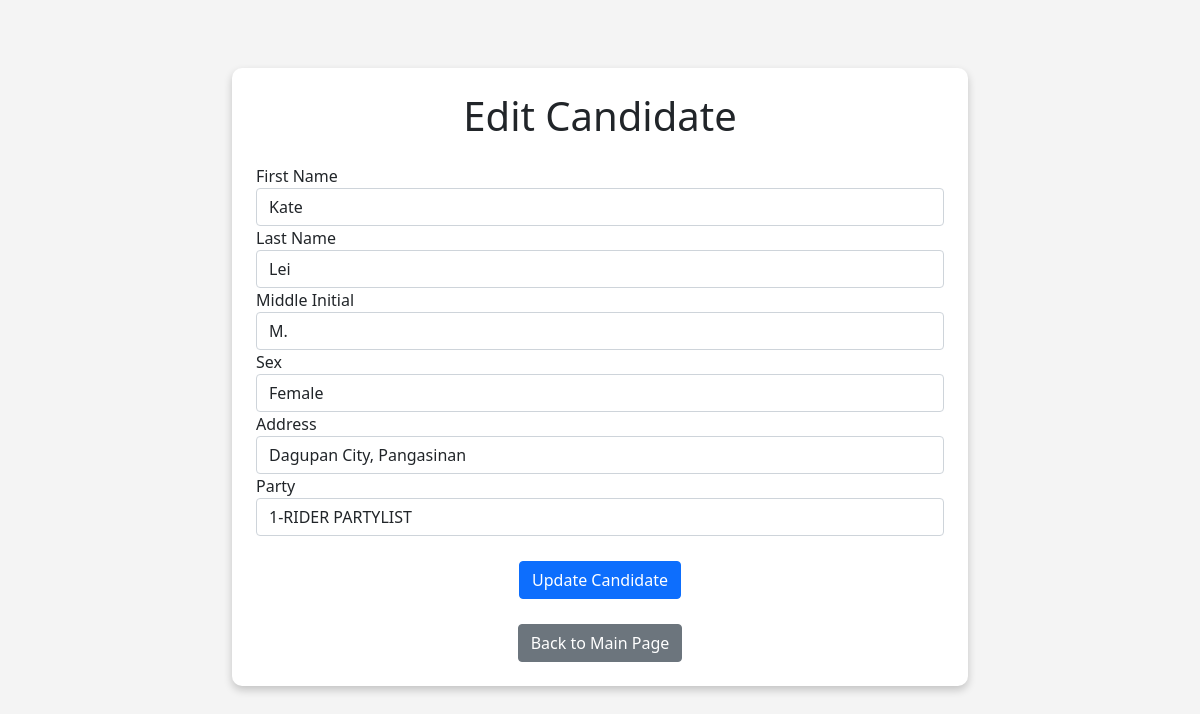
/update.php?id=12, run on the app's committed database.
### tables this page shows
CREATE TABLE `candidates` (
  `idno` int(11) NOT NULL,
  `firstname` varchar(55) NOT NULL,
  `lastname` varchar(55) NOT NULL,
  `mi` varchar(55) NOT NULL,
  `sex` varchar(55) NOT NULL,
  `address` varchar(255) NOT NULL,
  `party` varchar(55) NOT NULL,
  `picture` varchar(255) NOT NULL
);

### update.php (the view, shortened to what this page needs)
<!DOCTYPE html>
<html lang="en">
<head>
    <link href="https://cdn.jsdelivr.net/npm/bootstrap@5.0.2/dist/css/bootstrap.min.css" rel="stylesheet">
</head>
<body>
    <div class="container mt-5">
        <div class="row">
            <div class="col-md-8 mx-auto">
                <div class="container-box p-4">
                    <h1 class="center-heading mb-4">Edit Candidate</h1>
                    <?php
                    require "config.php";
                    if (isset($_GET['id']) && is_numeric($_GET['id'])) {
                        $id = $_GET['id'];
                        $query = "SELECT * FROM candidates WHERE idno = $id";
                        $result = $connect->query($query);
                        if ($result && $result->num_rows > 0) {
                            $row = $result->fetch_assoc();
                        } else {
                            echo "Candidate not found.";
                        }
                    } else {
                        echo "Invalid candidate ID.";
                    }
                    ?>
                    <form action="" method="post" onsubmit="return validateForm()" enctype="multipart/form-data">
                        <div class="form-group">
                            <label for="firstname">First Name</label>
                            <input type="text" class="form-control" id="firstname" name="firstname" value="<?php echo $row['firstname']; ?>" required>
                        </div>
                        <div class="form-group">
                            <label for="lastname">Last Name</label>
                            <input type="text" class="form-control" id="lastname" name="lastname" value="<?php echo $row['lastname']; ?>" required>
                        </div>
                        <div class="form-group">
                            <label for="mi">Middle Initial</label>
                            <input type="text" class="form-control" id="mi" name="mi" value="<?php echo $row['mi']; ?>">
                        </div>
                        <div class="form-group">
                            <label for="sex">Sex</label>
                            <select class="form-control" id="sex" name="sex" required>
                                <option value="Female" <?php if ($row['sex'] === 'Female') echo 'selected'; ?>>Female</option>
                            </select>
                        </div>
                        <div class="form-group">
                            <label for="address">Address</label>
                            <input type="text" class="form-control" id="address" name="address" value="<?php echo $row['address']; ?>" required>
                        </div>
                        <div class="form-group">
                            <label for="party">Party</label>
                            <select class="form-control" id="party" name="party" required>
                                <option value="1-RIDER PARTYLIST" <?php if ($row['party'] === '1-RIDER PARTYLIST') echo 'selected'; ?>>1-RIDER PARTYLIST</option>
                            </select>
                        </div>
                        <div class="form-group text-center custom-padding">
                            <button type="submit" class="btn btn-primary">Update Candidate</button>
                        </div>
                    </form>
                    <div class="form-group text-center">
                        <a href="index.php" class="btn btn-secondary">Back to Main Page</a>
                    </div>
                </div>
            </div>
        </div>
    </div>
</body>
</html>

### update.php (style rules this page uses)
body { background-color: #f4f4f4; }
.container-box { background-color: #ffffff; box-shadow: 0 4px 8px 0 rgba(0, 0, 0, 0.2); padding: 20px; border-radius: 10px; margin-top: 20px; }
.center-heading { text-align: center; }
.custom-padding { padding: 25px; }

### data on the page
candidates: firstname "Kate", lastname "Lei", mi "M.", sex "Female", address "Dagupan City, Pangasinan", party "1-RIDER PARTYLIST"
